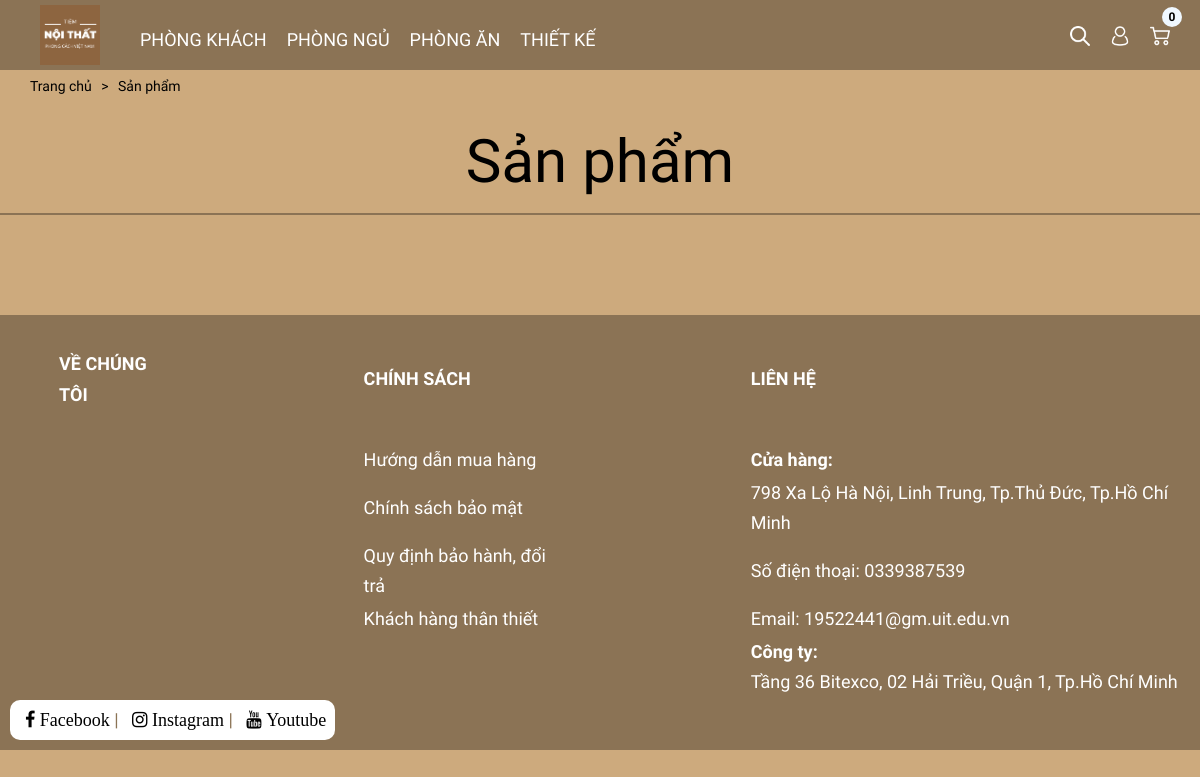
The app's page /sanpham/, older data.
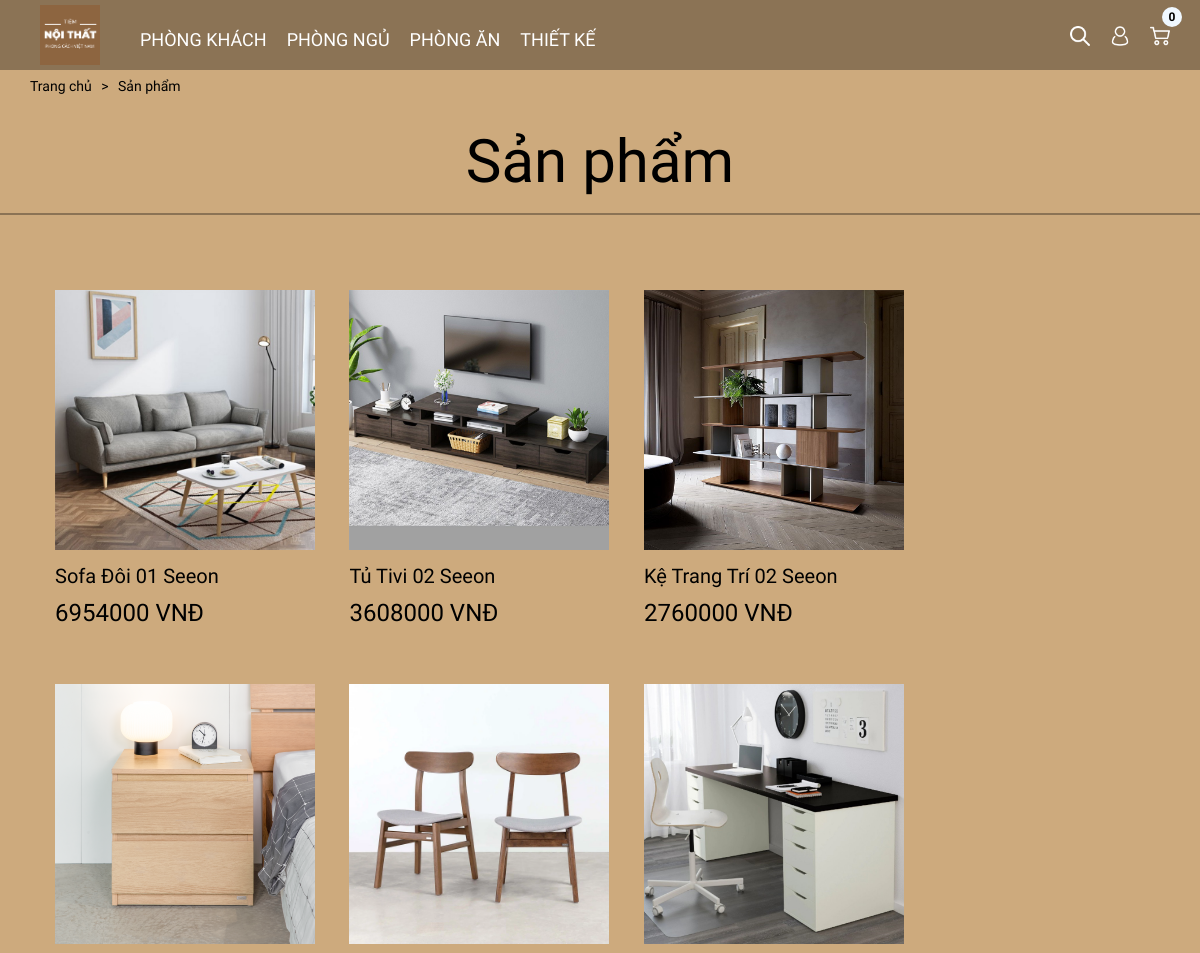
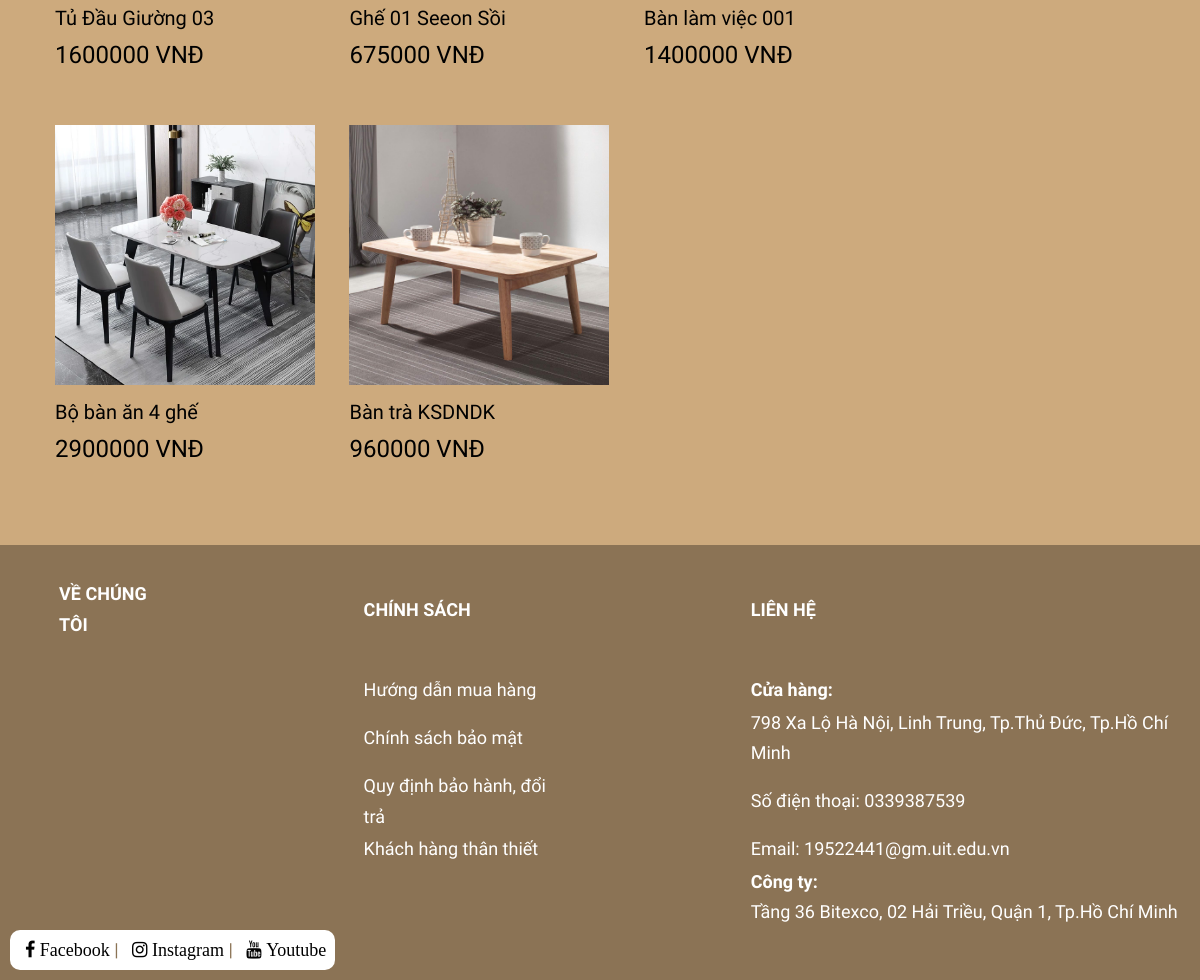
The same page, newer data (2 pictures, top to bottom).
### website/models.py (models this page shows, shortened)
class SanPham(models.Model):
    image = models.ImageField(null=True)
    giasp = models.IntegerField(null=False)
    tensp = models.CharField(max_length=100, null=False)
    thongtin = models.TextField()
    mota = models.TextField()
    danhmuc = models.CharField(max_length=30, default='sanpham')
    ngaytao = models.DateTimeField(auto_now_add=True)

### website/views.py (the view)
# urls.py: path('sanpham/', views.allsanpham, name='allsanpham'),
def allsanpham(request):
   sanpham = SanPham.objects.all().order_by('-ngaytao')
   return render(request, 'pages/sanpham.html', {'SanPham' : sanpham})

### website/templates/pages/sanpham.html (shortened to what this page needs)
{% extends "pages/base.html" %}
{% block title %}
    <link rel="stylesheet" type="text/css" href="../../static/css/header.css">
    <link rel="stylesheet" type="text/css" href="../../static/css/stylee.css">
    <link rel="stylesheet" type="text/css" href="../../static/css/sanpham.css">
    <link rel="stylesheet" href="https://maxcdn.bootstrapcdn.com/font-awesome/4.4.0/css/font-awesome.min.css" />
{% endblock %}
{% block content %}
    <div id="content">
        <div id="div-tdc">
            <a class="tdc" href="{% url 'home' %}">Trang chủ</a>
            <p class="tdc">></p>
            <a class="tdc" href="{% url 'allsanpham' %}">Sản phẩm</a>
        </div>
        <p id="tsp">Sản phẩm</p>
        <hr  width="100%" color="#8B7355" size="2px">
        <div id="hienthisp">
            {% for sp in SanPham %}
                <div class="sanpham">
                    <img class="anh-sp" src="{{sp.image.url}}">
                    <p class="ten-sp">{{sp.tensp}}</p>
                    <p class="gia-sp">{{sp.giasp}} VNĐ</p>
                </div>
            {% endfor %}
        </div>
    </div>
{% endblock %}

### website/templates/pages/base.html (shortened to what this page needs)
<!DOCTYPE html>
<html lang="en">
<head>
    {% load static %}
    {% block title %}{% endblock %}
</head>
<body>
    <header id="header">
        <div id="lhead">
            <a href="{% url 'home' %}"><img src="{% static 'images/image.png' %}"></a>
            <nav>
                <ul>
                    <li class="dropdown">
                        <a href="{% url 'sanpham' 'phongkhach' %}" class="dropbtn">PHÒNG KHÁCH</a>
                    </li>
                    <li class="dropdown">
                        <a href="{% url 'sanpham' 'phongngu' %}">PHÒNG NGỦ</a>
                    </li>
                    <li class="dropdown">
                        <a href="{% url 'sanpham' 'phongan' %}">PHÒNG ĂN</a>
                    </li>
                    <li><a href="#">THIẾT KẾ</a></li>
                </ul>
            </nav>
        </div>
        <div id="rhead">
            <ul>
                <li><a href="#" id="btn-search"><img class="icon-header" src="../../static/images/search.png" alt="search"></a></li>
                <li class="dropdown">
                    <a href="{% url 'dangnhap' %}"><img class="icon-header dropdown" src="../../static/images/account.png" alt="me"></a>
                </li>
                <li>
                    <a href="{% url 'giohang' %}"><img class="icon-header" src="../../static/images/shopping-cart.png" alt="cart"></a>
                    <div id="sosp">
                        <p>0</p>
                    </div>
                </li>
            </ul>
        </div>
    </header>
    {% block content %}
    {% endblock %}
    <footer>
        <table style="border-width: 0px;">
            <tr>
                <th colspan="5"><br></th>
            </tr>
            <tr>
                <td>
                </td>
                <td><b>VỀ CHÚNG TÔI</b></td>
                <td>
                </td>
                <td>
                    <b>CHÍNH SÁCH</b>
                </td>
                <td>
                </td>
                <td>
                   <b>LIÊN HỆ</b>
                </td>
            </tr>
            <tr>
                <th colspan="5"><br></th>
            </tr>
            <tr>
                <td></td>
                <td></td>
                <td>
                </td>
                <td>
                    <a class="duongdan" href="#">Hướng dẫn mua hàng</a>
                </td>
                <td>
                </td>
                <td>
                    <b>Cửa hàng:</b>
                </td>
            </tr>
            <tr>
                <td></td>
                <td></td>
                <td>
                </td>
                <td>
                    <a class="duongdan" href="#">Chính sách bảo mật</a>
                </td>
                <td>
                </td>
                <td>
                    798 Xa Lộ Hà Nội, Linh Trung, Tp.Thủ Đức, Tp.Hồ Chí Minh
                </td>
            </tr>
            <tr>
                <td></td>
                <td></td>
                <td>
                </td>
                <td>
                    <a class="duongdan" href="#">Quy định bảo hành, đổi trả</a>
                </td>
                <td>
                </td>
                <td>
                    Số điện thoại: 0339387539
                </td>
            </tr>
            <tr>
                <td></td>
                <td></td>
                <td>
                </td>
                <td>
                    <a class="duongdan" href="#">Khách hàng thân thiết</a>
                </td>
                <td>
                </td>
                <td>
                    Email: 19522441@gm.uit.edu.vn
                </td>
            </tr>
            <tr>
                <td></td>
                <td></td>
                <td>
                </td>
                <td>
                </td>
                <td>
                </td>
                <td>
                    <b>Công ty:</b> <br>
                    Tầng 36 Bitexco, 02 Hải Triều, Quận 1, Tp.Hồ Chí Minh
                </td>
            </tr>
        </table>
        <div class="rowf2">
            <div class="container-fluid2">
                <a href="https://www.facebook.com/profile.php?id=100013418984023" ><h1 class="fa fa-facebook"> Facebook</h1></a> | &nbsp;
                <a href="#" ><h1 class="fa fa-instagram"> Instagram</h1></a> | &nbsp;
                <a href="#" ><h1 class="fa fa-youtube"> Youtube</h1></a>
            </div>
        </div>
    </footer>
</body>
</html>

### static/css/header.css (style rules this page uses)
* { margin: 0; padding: 0; box-sizing: border-box; font-family: 'Baloo 2', cursive; }
body { font-size: 18px; font-weight: 400; line-height: 1.7; background-color: #CDAA7D; }
header { width:100%; height: 70px; background-color: #8B7355; }
#lhead img { width: 60px; height: auto; position: absolute; top: 5px; left: 40px; }
.icon-header { height: 20px; width: 20px; }
#lhead nav { display: inline; position: absolute; top: 25px; left: 120px; }
#lhead nav { display: inline; }
#lhead ul { display: inline; }
#lhead ul li { list-style-type: none; display: inline; margin-left: 20px; }
#lhead ul li a { color: white; font-weight:500; font-size: 18px; text-decoration:none; }
#rhead { display: inline; position: absolute; top: 25px; right: 30px; }
#rhead ul { display: inline; }
#rhead ul li { list-style-type: none; display: inline; margin-left: 20px; }
li { float: left; }
li a, .dropbtn { display: inline-block; color: white; }
li.dropdown { display: inline-block; }
#sosp { width: 20px; border-radius: 20px; font-size: 12px; font-weight: bold; background-color: aliceblue; text-align: center; position: absolute; top: -18px; right: -12px; vertical-align:middle; display:inline-table; }

### static/css/stylee.css (style rules this page uses)
footer { background-color: #8B7355; height: 20%; font-size: 18px; color: white; }
.rowf2 { height: 20%; padding-left: 10px; padding-bottom: 10px; }
.container-fluid2 { padding: 5px 0px 0px 15px; height: 40px; width: 325px; color:#8B7355; background-color: white; border-radius: 10px; }
.container-fluid2 a:link { color: black; text-decoration:none; }
table { border: none; }
.duongdan { text-decoration: none; color: white; }

### static/css/sanpham.css (style rules this page uses)
#content { height: fit-content; padding-bottom: 50px; }
#div-tdc { padding-left: 25px; }
.tdc { display: inline; padding-left: 5px; padding-top: 10px; font-size: 14px; text-decoration: none; color: black; }
#tsp { padding-top: 10px; width: 100vw; text-align: center; font-weight: 500; font-size: 60px; }
#hienthisp { padding-top: 50px; padding-left: 40px; padding-right: 40px; text-align: left; }
.sanpham { position: relative; display: inline-block; padding-top: 25px; padding-bottom: 25px; padding-left: 15px; padding-right: 15px; }
.sanpham img { width: 260px; }
.ten-sp { font-size: 20px; }
.gia-sp { font-size: 24px; }

Row changes from the older to the newer data that the page shows:
added SanPham: image (picture), tensp "Sofa Đôi 01 Seeon", giasp "6954000"
added SanPham: image (picture), tensp "Tủ Tivi 02 Seeon", giasp "3608000"
added SanPham: image (picture), tensp "Kệ Trang Trí 02 Seeon", giasp "2760000"
added SanPham: image (picture), tensp "Tủ Đầu Giường 03", giasp "1600000"
added SanPham: image (picture), tensp "Ghế 01 Seeon Sồi", giasp "675000"
added SanPham: image (picture), tensp "Bàn làm việc 001", giasp "1400000"
added SanPham: image (picture), tensp "Bộ bàn ăn 4 ghế", giasp "2900000"
added SanPham: image (picture), tensp "Bàn trà KSDNDK", giasp "960000"
